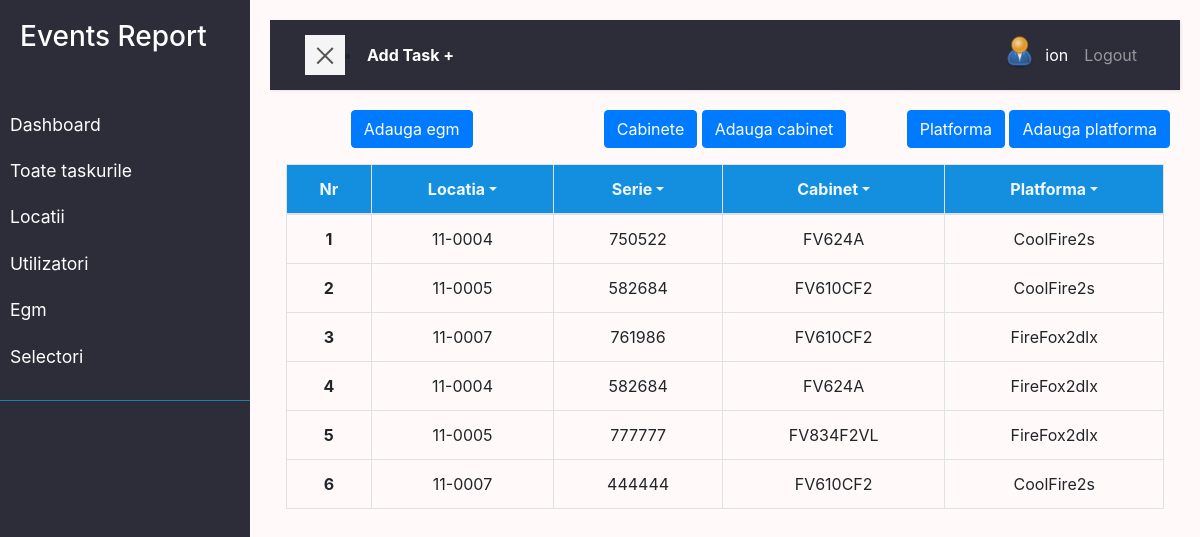
The app's page /egm/ (signed in) with its own data.
### user/models.py (models this page shows, shortened)
class Profile(models.Model):
    user = models.OneToOneField(
        User, on_delete=models.DO_NOTHING, null=True, blank=True)
    nume = models.CharField(max_length=200, blank=True, null=True)
    prenume = models.CharField(max_length=200, blank=True, null=True)
    email = models.EmailField(max_length=500, blank=True, null=True)
    email_serviciu = models.EmailField(max_length=500,unique=True, blank=True, null=True)
    username = models.CharField(max_length=200, blank=True, null=True)
    location = models.CharField(max_length=200, blank=True, null=True)
    functie = models.CharField(max_length=200, blank=True, null=True, default='Tehnician Electronica')
    profile_image = models.ImageField(null=True, blank=True, upload_to='profiles/', default='profiles/user-default.png')
    url_facebook = models.CharField(max_length=200, blank=True, null=True)
    phone = models.CharField(max_length=200, blank=True, null=True)
    phone_serviciu = models.CharField(max_length=200, blank=True, null=True)
    created = models.DateTimeField(auto_now_add=True)
    id = models.UUIDField(default=uuid.uuid4, unique=True,
                        primary_key=True, editable=False)
    class Meta:
        ordering = ['created']
    @property
    def imageURL(self):
        try:
            url = self.profile_image.url
        except:
            url = ''
        return url

### egm/models.py (models this page shows)
class Egm(models.Model):
    serie = models.CharField(max_length=200)
    cabinet = models.ForeignKey('Cabinet', null=True, blank=True, on_delete=models.DO_NOTHING)
    platforma = models.ForeignKey('Platform', null=True, blank=True, on_delete=models.DO_NOTHING)
    locatia = models.ForeignKey(Location, null=True, blank=True, on_delete=models.DO_NOTHING)
    created = models.DateTimeField(auto_now_add=True, null=True, blank=True)
    def __str__(self):
        return self.serie

class Cabinet(models.Model):
    name = models.CharField(max_length=200)
    created = models.DateTimeField(auto_now_add=True, null=True, blank=True)
    def __str__(self):
        return self.name

class Platform(models.Model):
    name = models.CharField(max_length=200)
    created = models.DateTimeField(auto_now_add=True, null=True, blank=True)
    def __str__(self):
        return self.name

### location/models.py (models this page shows)
class Location(models.Model):
    STAT = (
        ('deschisa', 'Deschisa'),
        ('inchisa', 'Inchisa'),
        ('in_progres', 'In progres'),
    )
    numar = models.CharField(max_length=200)
    name = models.CharField(max_length=200, null=True, blank=True)
    address = models.CharField(max_length=200, null=True, blank=True)
    status = models.CharField(max_length=200, choices=STAT)
    telefon = models.CharField(max_length=200, null=True, blank=True)
    adresa_ip = models.CharField(max_length=200, null=True, blank=True)
    manager = models.ForeignKey(
        'Manager', null=True, blank=True, on_delete=models.SET_NULL)
    data_deschidere = models.DateField(null=True, blank=True)
    data_inchidere = models.DateField(null=True, blank=True)
    created = models.DateTimeField(auto_now_add=True, null=True, blank=True)
    def __str__(self):
        return self.numar

### egm/views.py (the view)
# urls.py: path('', views.egm, name='egm'),
@login_required(login_url='login')
def egm(request):
    cabinete = Cabinet.objects.all()
    egms = Egm.objects.all()
    locatii = Location.objects.all()
    platforme = Platform.objects.all()
    context = {'cabinete':cabinete, 'egms':egms,
                "locatii":locatii, 'platforme':platforme}
    return render(request, 'egm/egm.html', context)

### egm/templates/egm/egm.html (shortened to what this page needs)
{% extends 'main.html' %}
{% load static %}
{% block content %}
<main>
  <div class="row text-center ">
    <div class="col">
      <a class="btn btn-primary" href="{% url 'egm-form' %}?next=/egm">Adauga egm</a>
    </div>
    <div class="col">
      <a  class="btn btn-primary"href="{% url 'cabinet' %}">Cabinete</a>
      <a  class="btn btn-primary"href="{% url 'cabinet-form' %}?next=/egm">Adauga cabinet</a>
    </div>
    <div class="col">
      <a class="btn btn-primary" href="{% url 'platform' %}">Platforma</a>
      <a class="btn btn-primary" href="{% url 'platform-form'%}?next=/egm">Adauga platforma</a>
    </div>
  </div>
  <div class=" text-center  tableFixHead p-3">
    <table class="table  table-bordered table-hover " id="tabel">
      <thead >
      <tr >
        <th scope="col" >Nr</th>
        <th scope="col">
          <a class="dropdown-toggle" type="button" data-bs-toggle="dropdown" aria-expanded="false">Locatia</a>
        </th>
        <th scope="col">
          <a class="dropdown-toggle" type="button" data-bs-toggle="dropdown" aria-expanded="false">Serie</a>
        </th>
        <th scope="col">
          <a class="dropdown-toggle" type="button" data-bs-toggle="dropdown" aria-expanded="false">Cabinet</a>
        </th>
        <th scope="col">
          <a class="dropdown-toggle" type="button" data-bs-toggle="dropdown" aria-expanded="false">Platforma</a>
        </th>
      </tr>
      </thead>
      <tbody >
      {% for egm in egms %}
      <tr>
        <td  class="fw-bold" ><a href="{% url 'egm-edith' egm.id %}?next=/egm">{{egm.id}}</a></td>
        <td>{{egm.locatia.numar}}</td>
        <td>{{egm.serie}}</td>
        <td>{{egm.cabinet}}</td>
        <td>{{egm.platforma}}</td>
      </tr>
      {% endfor %}
    </tbody>
    </table>
</div>
</main>
  {% endblock %}

### templates/navbar.html (shortened to what this page needs)
    <div class="wrapper">
        <nav id="sidebar" >
            <div class="sidebar-header">
                <h3>Events Report</h3>
            </div>
            <ul class="list-unstyled components">
                <li >
                   <a href="{% url 'dashboard' %}">Dashboard</a>
                   <a href="{% url 'tasks'%}">Toate taskurile</a>
                   <a href="{% url 'locations' %}">Locatii</a>
                   <a href="{% url 'profiles' %}">Utilizatori</a>
                   <a href="{% url 'egm' %}">Egm</a>
                   <a href="{% url 'selectori' %}">Selectori</a>
                </li>
            </ul>
        </nav>
        <div id="content">
            <nav class="navbar navbar-expand-lg navbar-dark bg-nn">
                <div class="container-fluid">
                    <button type="button" id="sidebarCollapse" class="navbar-btn btn-blue ">
                        <span></span>
                    </button> <li class="nav-item active "><a  class="text-white fw-bold" href="{% url 'task-form' %}?next=/">Add Task +</a></li>
                    <div class="collapse navbar-collapse  " id="navbarSupportedContent">
                        <ul class="nav navbar-nav  ml-auto">
                            {% if request.user.is_authenticated %}
                            <li class="nav-item active"><a class="" href="{% url 'account' %}"><img src="{{request.user.profile.imageURL}}"
                                alt="avatar"class="rounded-circle img-fluid" style="width: 35px;"></a></li>
                            <li class="nav-item active"><a class="nav-link" href="{% url 'account' %}">{{request.user.profile.username}}</a></li>
                            <li class="nav-item"><a class="nav-link" href="{% url 'logout' %}">Logout</a></li>
                            {% else %}
                            <li class="nav-item"><a class="nav-link" href="{% url 'login' %}">Login/Sign Up</a></li>
                            {% endif %}
                        </ul>
                    </div>
                </div>
            </nav>
</body>
</html>

### static/styles/app.css (style rules this page uses)
:root { --color-sub: #2d2d39; --color-sub1: #12528f; }
.tableFixHead thead th { position: sticky; top: 0; z-index: 1; background-color: rgb(20, 142, 223); color:aliceblue; }

### static/styles/main.css (style rules this page uses)
:root { --color-sub: #2d2d39; --color-sub1: #275179; }
body { background: #fff9f9; }
a, a:hover, a:focus { color: inherit; text-decoration: none; transition: all 0.3s; }
.navbar { padding: 15px 20px; background: var(--color-sub); border: none; border-radius: 0; margin-bottom: 20px; box-shadow: 1px 1px 3px rgba(0, 0, 0, 0.1); }
.navbar-btn { box-shadow: none; outline: none !important; border: none; }
.wrapper { display: flex; width: 100%; align-items: stretch; perspective: 1500px; }
#sidebar { min-width: 250px; max-width: 250px; background: var(--color-sub); color: #fff; transition: all 0.6s cubic-bezier(0.945, 0.020, 0.270, 0.665); transform-origin: bottom left; }
#sidebar .sidebar-header { padding: 20px; background:var(--color-sub); }
#sidebar ul.components { padding: 20px 0; border-bottom: 1px solid #1981b4; }
#sidebar ul li a { padding: 10px; font-size: 1.1em; display: block; }
#content { width: 100%; padding: 20px; min-height: 100vh; transition: all 0.3s; }
#sidebarCollapse { width: 40px; height: 40px; background: #f5f5f5; cursor: pointer; }
#sidebarCollapse span { width: 80%; height: 2px; margin: 0 auto; display: block; background: #555; transition: all 0.8s cubic-bezier(0.810, -0.330, 0.345, 1.375); transition-delay: 0.2s; }
#sidebarCollapse span:last-of-type { transform: rotate(-45deg) translate(1px, -1px); }

### records on screen
Egm: id "1", locatia.numar "11-0004", serie "750522", cabinet "FV624A", platforma "CoolFire2s"
Egm: id "2", locatia.numar "11-0005", serie "582684", cabinet "FV610CF2", platforma "CoolFire2s"
Egm: id "3", locatia.numar "11-0007", serie "761986", cabinet "FV610CF2", platforma "FireFox2dlx"
Egm: id "4", locatia.numar "11-0004", serie "582684", cabinet "FV624A", platforma "FireFox2dlx"
Egm: id "5", locatia.numar "11-0005", serie "777777", cabinet "FV834F2VL", platforma "FireFox2dlx"
Egm: id "6", locatia.numar "11-0007", serie "444444", cabinet "FV610CF2", platforma "CoolFire2s"

### other values on screen
{{ request.user.profile.username }} "ion"
